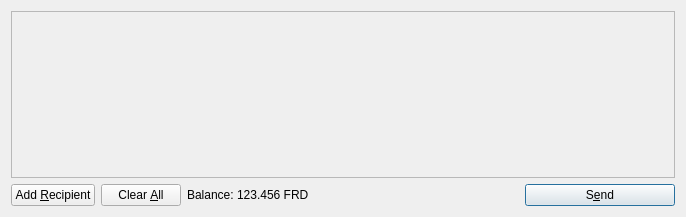
<?xml version="1.0" encoding="UTF-8"?>
<ui version="4.0">
 <class>SendCoinsDialog</class>
 <widget class="QDialog" name="SendCoinsDialog">
  <property name="geometry">
   <rect>
    <x>0</x>
    <y>0</y>
    <width>686</width>
    <height>217</height>
   </rect>
  </property>
  <property name="windowTitle">
   <string>Send Coins</string>
  </property>
  <layout class="QVBoxLayout" name="verticalLayout">
   <item>
    <widget class="QScrollArea" name="scrollArea">
     <property name="widgetResizable">
      <bool>true</bool>
     </property>
     <widget class="QWidget" name="scrollAreaWidgetContents">
      <property name="geometry">
       <rect>
        <x>0</x>
        <y>0</y>
        <width>666</width>
        <height>165</height>
       </rect>
      </property>
      <layout class="QVBoxLayout" name="verticalLayout_2">
       <property name="margin">
        <number>0</number>
       </property>
       <item>
        <layout class="QVBoxLayout" name="entries">
         <property name="spacing">
          <number>6</number>
         </property>
        </layout>
       </item>
       <item>
        <spacer name="verticalSpacer">
         <property name="orientation">
          <enum>Qt::Vertical</enum>
         </property>
         <property name="sizeHint" stdset="0">
          <size>
           <width>20</width>
           <height>40</height>
          </size>
         </property>
        </spacer>
       </item>
      </layout>
     </widget>
    </widget>
   </item>
   <item>
    <layout class="QHBoxLayout" name="horizontalLayout">
     <item>
      <widget class="QPushButton" name="addButton">
       <property name="toolTip">
        <string>Send to multiple recipients at once</string>
       </property>
       <property name="text">
        <string>Add &amp;Recipient</string>
       </property>
       <property name="icon">
        <iconset resource="../bitcoin.qrc">
         <normaloff>:/icons/add</normaloff>:/icons/add</iconset>
       </property>
       <property name="autoDefault">
        <bool>false</bool>
       </property>
      </widget>
     </item>
     <item>
      <widget class="QPushButton" name="clearButton">
       <property name="sizePolicy">
        <sizepolicy hsizetype="Minimum" vsizetype="Fixed">
         <horstretch>0</horstretch>
         <verstretch>0</verstretch>
        </sizepolicy>
       </property>
       <property name="toolTip">
        <string>Remove all transaction fields</string>
       </property>
       <property name="text">
        <string>Clear &amp;All</string>
       </property>
       <property name="icon">
        <iconset resource="../bitcoin.qrc">
         <normaloff>:/icons/remove</normaloff>:/icons/remove</iconset>
       </property>
       <property name="autoRepeatDelay">
        <number>300</number>
       </property>
       <property name="autoDefault">
        <bool>false</bool>
       </property>
      </widget>
     </item>
     <item>
      <layout class="QHBoxLayout" name="horizontalLayout_2">
       <property name="spacing">
        <number>3</number>
       </property>
       <item>
        <widget class="QLabel" name="label">
         <property name="text">
          <string>Balance:</string>
         </property>
        </widget>
       </item>
       <item>
        <widget class="QLabel" name="labelBalance">
         <property name="cursor">
          <cursorShape>IBeamCursor</cursorShape>
         </property>
         <property name="text">
          <string>123.456 FRD</string>
         </property>
         <property name="textInteractionFlags">
          <set>Qt::LinksAccessibleByMouse|Qt::TextSelectableByKeyboard|Qt::TextSelectableByMouse</set>
         </property>
        </widget>
       </item>
      </layout>
     </item>
     <item>
      <spacer name="horizontalSpacer">
       <property name="orientation">
        <enum>Qt::Horizontal</enum>
       </property>
       <property name="sizeHint" stdset="0">
        <size>
         <width>40</width>
         <height>20</height>
        </size>
       </property>
      </spacer>
     </item>
     <item>
      <widget class="QPushButton" name="sendButton">
       <property name="minimumSize">
        <size>
         <width>150</width>
         <height>0</height>
        </size>
       </property>
       <property name="toolTip">
        <string>Confirm the send action</string>
       </property>
       <property name="text">
        <string>S&amp;end</string>
       </property>
       <property name="icon">
        <iconset resource="../bitcoin.qrc">
         <normaloff>:/icons/send</normaloff>:/icons/send</iconset>
       </property>
       <property name="default">
        <bool>true</bool>
       </property>
      </widget>
     </item>
    </layout>
   </item>
  </layout>
 </widget>
 <resources>
  <include location="../bitcoin.qrc"/>
 </resources>
 <connections/>
</ui>
